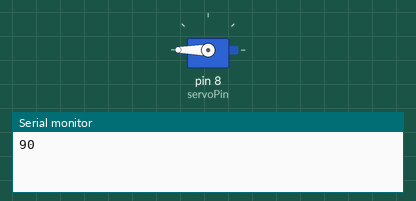
A sketch run on a simulated Arduino Uno, built with avr-gcc and run on an emulated ATmega328P. On the bench: servo, the last lines printed to the serial monitor.

Above: at 0.05 s.
At 2.4 s:
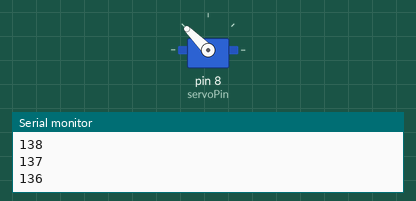
At 4.75 s:
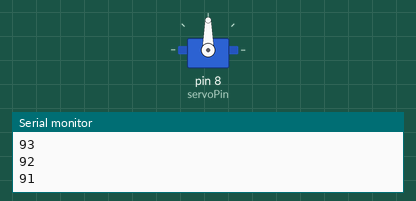
At 9.5 s:
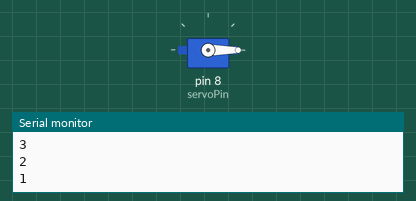
Timing chart, 0 to 12.4 s (numbered marks = the images above):
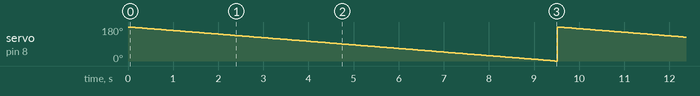

Measured:
- by itself, servo on pin 8 (servoPin): ramps from 180° to 0° and jumps back, once every 9.5 s

The sketch:

SimpleServo_to_LCD.ino
```cpp
// Tell servo to go from 0 to 180 degrees, stepping by one degree
//Servo position is displayed in the serial monitor
//Also displays position to an LCD

#include <Servo.h>  // servo library

Servo servo1;  // servo control object

int servoPin = 8; // Set the digital pin that the servo will be attached to

int servoDelay = 50; //Set the delay between steps

#include <LiquidCrystal.h>  //LCD library

LiquidCrystal lcd(12,11,5,4,3,2); // Initialize the library with the pins we're using.

int clearLCD = 0; //clearLCD is a variable that will store a 1 or 0 and governs when the
                  //LCD screen needs to be cleared.


void setup()
{

  servo1.attach(servoPin); // We'll now "attach" the servo1 object to a digital pin

  lcd.clear(); //Clear the LCD

  lcd.setCursor(0, 0); //Set the LCD cursor at the initial position

  Serial.begin(9600); //Initialize the port and set the baud rate (communication speed)

}


void loop()
{
  int position;  //Initialize variable to store the servo position

  for(position = 180; position >= 0; position -= 1) // Tell servo to go to 0 degrees, stepping by one degree
  {
    Serial.println(servo1.read()); //output to serial display
    servo1.write(position);  // Move to next position
    lcd.print(position);
    delay(servoDelay); // Short pause to allow it to move, uses global variable 'servoDelay'
    lcd.clear(); //Clear the LCD
  }
}
```
